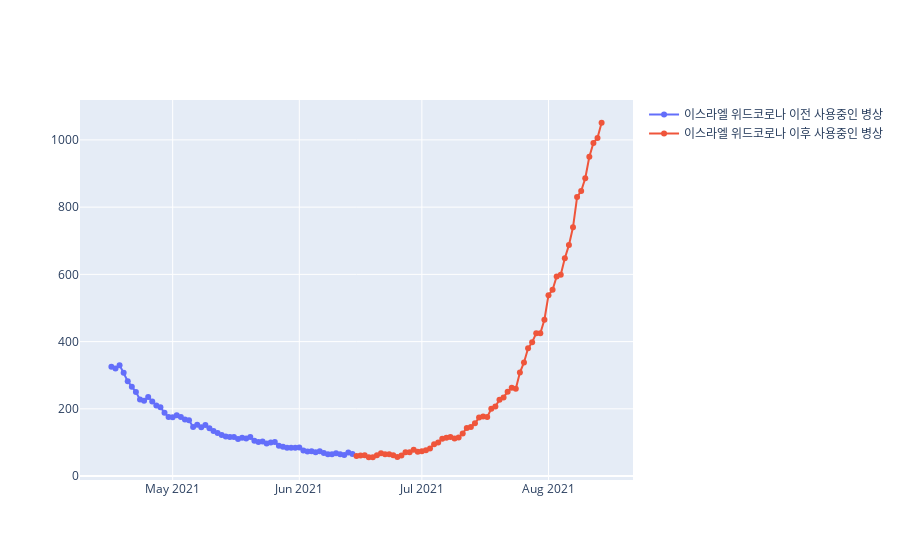

Notebook cell for this chart:
### Code cell
fig = go.Figure()
fig.add_trace(go.Scatter(x=Israel_bc['date'], y=Israel_bc['hosp_patients'],
                    mode='lines+markers',
                    name='이스라엘 위드코로나 이전 사용중인 병상'))
fig.add_trace(go.Scatter(x=Israel_ac['date'], y=Israel_ac['hosp_patients'],
                    mode='lines+markers',
                    name='이스라엘 위드코로나 이후 사용중인 병상'))
fig.show()
